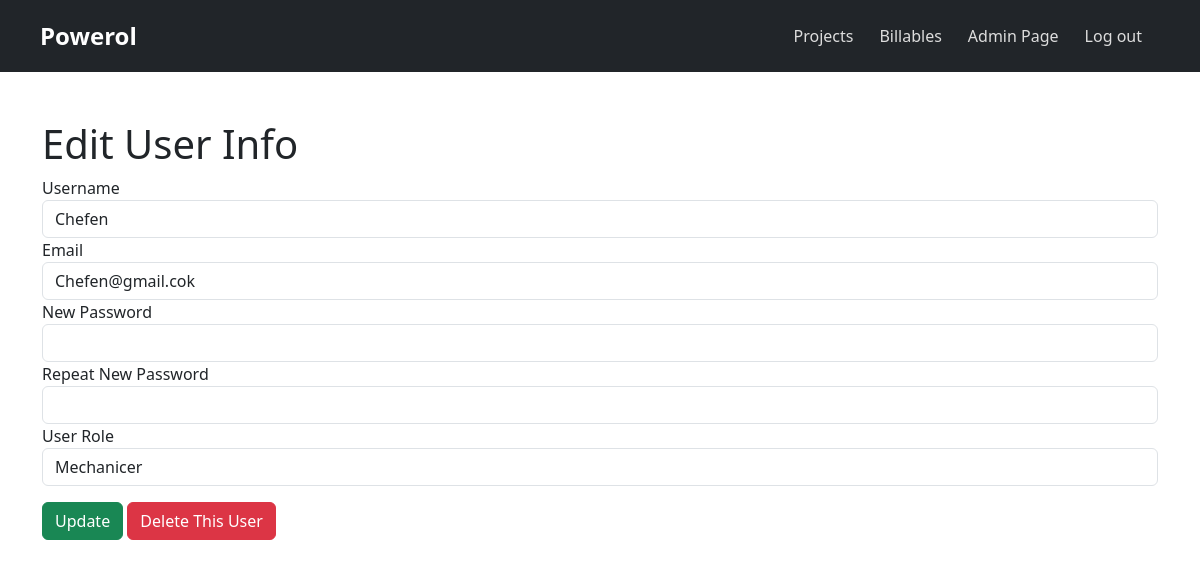
Before: /edit_user.php?uid=27 (signed in) with the older database file.
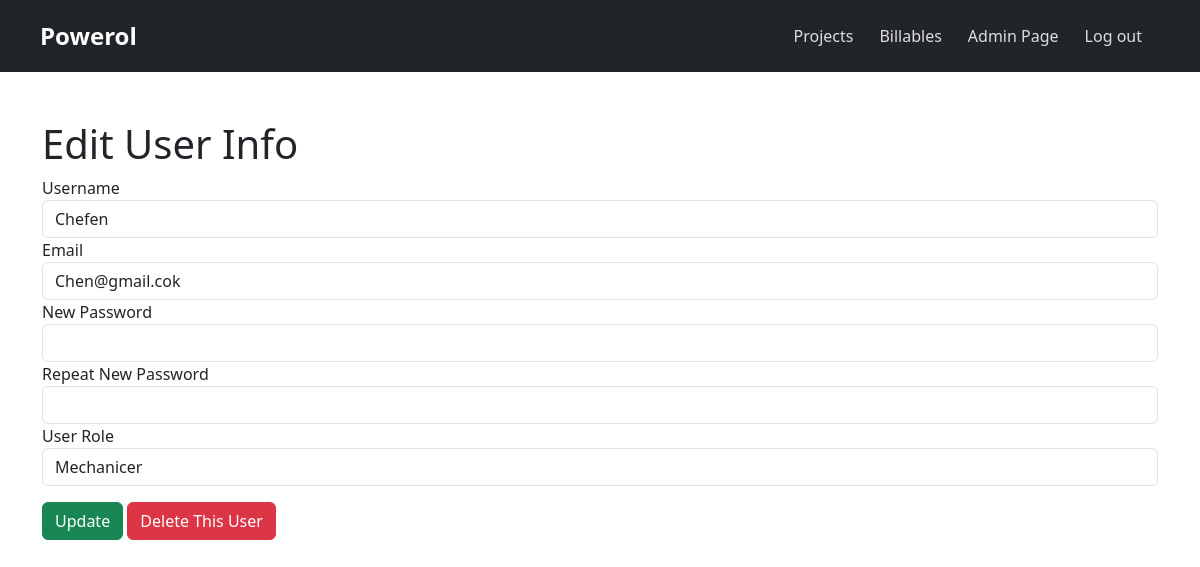
After: the same page with the newer database file.
### tables this page shows
CREATE TABLE `table_users` (
  `u_id` int(11) NOT NULL,
  `u_name` varchar(255) NOT NULL,
  `u_password` varchar(255) NOT NULL,
  `u_email` varchar(255) NOT NULL,
  `u_role_fk` int(11) NOT NULL,
  `u_status` tinyint(1) NOT NULL
);

### includes/class.user.php (called while the page is built, shortened)
<?php
class User {
    private $pdo;
    function __construct($pdo) {
        $this->pdo = $pdo;
    }
    public function getUserInfo($uid){
        $stmt_selectUserData = $this->pdo->prepare('SELECT * FROM table_users WHERE u_id = :uid');
        $stmt_selectUserData->bindParam(":uid", $uid, PDO::PARAM_INT);
        $stmt_selectUserData->execute();
        $userInfo = $stmt_selectUserData->fetch();
        return $userInfo;
    }
}

### edit_user.php (the view, shortened to what this page needs)
<?php
include_once 'includes/header.php';
$userInfoArray = $user->getUserInfo($_GET['uid']);
$roleArray = $pdo->query("SELECT * FROM table_roles")->fetchAll();
?>
<div class="container mt-5">
    <h1>Edit User Info</h1>
    <form method="post" class="mb-5">
        <div class="form-group">
            <label for="uname">Username</label>
            <input type="text" class="form-control" name="uname" id="uname" value="<?php echo $userInfoArray['u_name'] ?>" readonly>
        </div>
        <div class="form-group">
            <label for="umail">Email</label>
            <input type="email" class="form-control" name="umail" id="umail" value="<?php echo $userInfoArray['u_email'] ?>">
        </div>
        <div class="form-group">
            <label for="npass">New Password</label>
            <input type="password" class="form-control" name="npass" id="npass">
        </div>
        <div class="form-group">
            <label for="npassrepeat">Repeat New Password</label>
            <input type="password" class="form-control" name="npassrepeat" id="npassrepeat">
        </div>
        <div class="form-group">
            <label for="role">User Role</label>
            <select name="urole" id="role" class="form-control">
                <?php
                    foreach($roleArray as $role){
                        $selected = ($role["r_id"] === $userInfoArray['u_role_fk']) ? "selected" : "";
                        echo "<option{$selected} value='{$role["r_id"]}'>{$role["r_name"]}</option>";
                    }
                ?>
            </select>
        </div>
        <div class="mt-3">
            <button type="submit" name="admin-update-submit" class="btn btn-success">Update</button>
            <a href="confirm-delete.php?uid=<?php echo $_GET['uid']?>" class="btn btn-danger ml-2">Delete This User</a>
        </div>
    </form>
</div>

Changed rows visible on the page:
changed table_users "Chefen": umail "Chefen@gmail.cok" → "Chen@gmail.cok"
